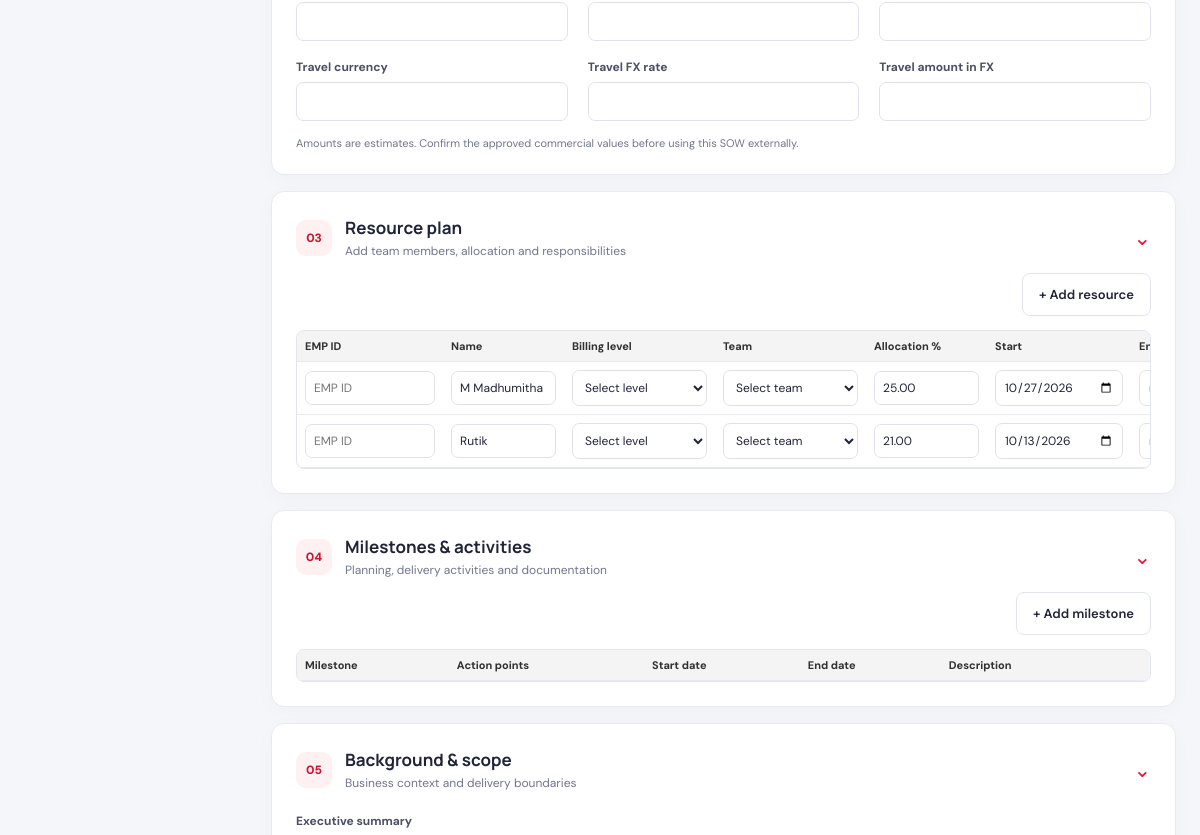
The app's page /projects/1/edit (middle part), older data.
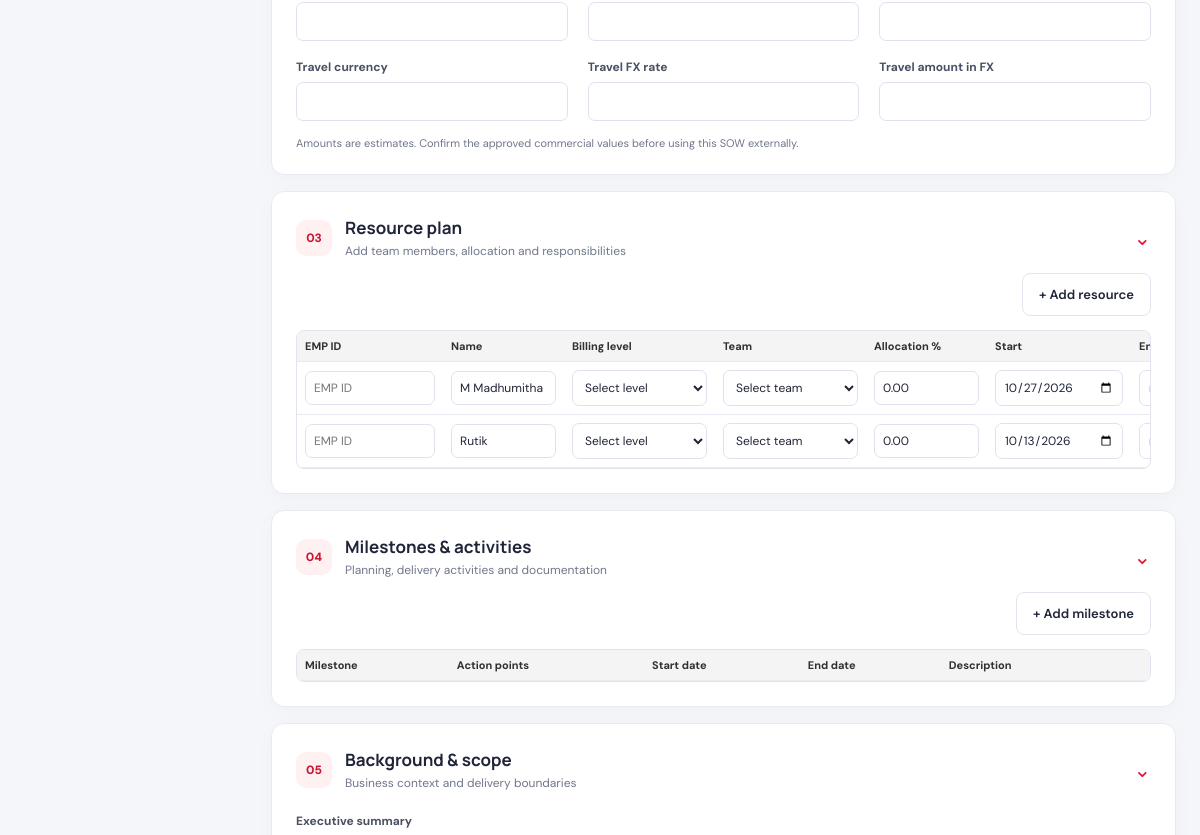
The same page, newer data.
### app.py (models this page shows)
class SowResource(db.Model):
    __tablename__ = "sow_resources"
    id = db.Column(db.Integer, primary_key=True)
    project_id = db.Column(db.Integer, db.ForeignKey("sow_projects.id"), nullable=False)
    employee_id = db.Column(db.String(50), nullable=False, default="", index=True)
    name = db.Column(db.String(150), nullable=False)
    billing_level = db.Column(db.String(100))
    active_flag = db.Column(db.String(3), nullable=False, default="Y", index=True)
    team = db.Column(db.String(100))
    allocation_percent = db.Column(db.Numeric(6, 2), default=100)
    start_date = db.Column(db.Date)
    end_date = db.Column(db.Date)
    responsibilities = db.Column(db.String(500))
    sort_order = db.Column(db.Integer, default=0)

### app.py (the view)
@app.route("/projects/<int:project_id>/edit")
def edit_project(project_id):
    saved = db.get_or_404(SowProject, project_id)
    data = {}
    for key in EMPTY_DATA:
        value = getattr(saved, key, None)
        if isinstance(value, (date, datetime)):
            value = value.strftime("%Y-%m-%d")
        data[key] = "" if value is None else str(value)
    resources = [(r.name, r.billing_level or "", str(r.allocation_percent if r.allocation_percent is not None else 100),
                  r.start_date.strftime("%Y-%m-%d") if r.start_date else "",
                  r.end_date.strftime("%Y-%m-%d") if r.end_date else "", r.responsibilities or "", r.team or "", r.employee_id or "")
                 for r in saved.resources]
    milestones = [
        (m.milestone, str(m.action_points if m.action_points is not None else 1),
         m.start_date or "", m.end_date or "", m.description or "")
        for m in saved.milestones
    ]
    return render_template("form.html", **form_context(
        data=data, resources=resources, milestones=milestones,
        edit_project_id=saved.id, editing_project=saved
    ))

### app.py (called while the page is built)
def database_choices(model, column_name):
    column = getattr(model, column_name)
    rows = (db.session.query(column)
            .filter(column.isnot(None), column != "")
            .distinct()
            .order_by(column)
            .all())
    return [row[0] for row in rows if row[0] is not None and str(row[0]).strip()]

def form_context(data=None, resources=None, milestones=None, edit_project_id="", editing_project=None):
    return {
        "data": data if data is not None else EMPTY_DATA.copy(),
        "resources": resources if resources is not None else [],
        "milestones": milestones if milestones is not None else [],
        "edit_project_id": edit_project_id,
        "editing_project": editing_project,
        "billing_levels": database_choices(SowResource, "billing_level"),
        "resource_teams": database_choices(SowResource, "team"),
        "agreed_fte_choices": database_choices(SowProject, "already_agreed_fte"),
    }

@app.before_request
def initialize_database_schema():
    ensure_schema()

### templates/form.html (shortened to what this page needs)
<!doctype html>
<html lang="en">
<head>
  <link rel="stylesheet" href="{{ url_for('static', filename='style.css') }}">
</head>
<body>
<div class="workspace-layout">
  <main class="container">
  <form action="{{ url_for('preview_project') }}" method="post" id="sow-form">
    <details class="panel collapsible" id="cost-billing" open>
      <div class="grid">
        <label>FX rate<input type="number" step="0.0001" name="fx_rate" value="{{ data.fx_rate }}"></label>
        <label>Project amount in FX<input type="number" step="0.01" name="project_cost_fx" value="{{ data.project_cost_fx }}"></label>
        <label>Travel cost (INR)<input type="number" step="0.01" name="travel_cost_inr" value="{{ data.travel_cost_inr }}"></label>
        <label>Travel currency<input name="travel_currency" value="{{ data.travel_currency }}"></label>
        <label>Travel FX rate<input type="number" step="0.0001" name="travel_fx_rate" value="{{ data.travel_fx_rate }}"></label>
        <label>Travel amount in FX<input type="number" step="0.01" name="travel_cost_fx" value="{{ data.travel_cost_fx }}"></label>
      </div>
      <p class="hint">Amounts are estimates. Confirm the approved commercial values before using this SOW externally.</p>
    </details>
    <details class="panel collapsible" id="resource-plan" open><summary class="section-heading"><span class="section-number">03</span><div><h3>Resource plan</h3><p>Add team members, allocation and responsibilities</p></div><span class="collapse-indicator">⌄</span></summary>
      <div class="section-tools"><button type="button" class="btn btn-light" id="add-resource">+ Add resource</button></div>
      <div class="table-wrap"><table id="resources-table"><thead><tr><th>EMP ID</th><th>Name</th><th>Billing level</th><th>Team</th><th>Allocation %</th><th>Start</th><th>End</th><th>Role &amp; responsibilities</th><th></th></tr></thead><tbody>
      {% for r in resources %}<tr>
        <td><input name="resource_employee_id[]" value="{{ r[7]|default('') }}" aria-label="Employee ID" placeholder="EMP ID" required></td><td><input name="resource_name[]" value="{{ r[0] }}" aria-label="Resource name" required></td><td><select name="resource_level[]" aria-label="Billing level"><option value="">Select level</option></select></td><td><select name="resource_team[]" aria-label="Team"><option value="">Select team</option></select></td><td><input type="number" min="0" max="100" step="0.01" name="resource_allocation[]" value="{{ r[2] }}" aria-label="Allocation percent"></td><td><input type="date" name="resource_start[]" value="{{ r[3] }}" aria-label="Resource start"></td><td><input type="date" name="resource_end[]" value="{{ r[4] }}" aria-label="Resource end"></td>
      </tr>{% endfor %}
      </tbody></table></div>
    </details>
    <details class="panel collapsible" id="milestones" open><summary class="section-heading"><span class="section-number">04</span><div><h3>Milestones &amp; activities</h3><p>Planning, delivery activities and documentation</p></div><span class="collapse-indicator">⌄</span></summary>
      <div class="section-tools"><button type="button" class="btn btn-light" id="add-milestone">+ Add milestone</button></div>
      <div class="table-wrap"><table id="milestones-table"><thead><tr><th>Milestone</th><th>Action points</th><th>Start date</th><th>End date</th><th>Description</th><th></th></tr></thead></table></div>
    </details>
    <details class="panel collapsible" id="scope" open><summary class="section-heading"><span class="section-number">05</span><div><h3>Background &amp; scope</h3><p>Business context and delivery boundaries</p></div><span class="collapse-indicator">⌄</span></summary>
      <div class="stack">
        <label>Executive summary<textarea class="rich-text-source" id="executive_summary" name="executive_summary" rows="3">{{ data.executive_summary }}</textarea></label>
      </div>
    </details>
  </form>
</main>
</div>
</body>
</html>

Row changes from the older to the newer data that the page shows:
changed SowResource "M Madhumitha": r "25.00" → "0.00"
changed SowResource "Rutik": r "21.00" → "0.00"
